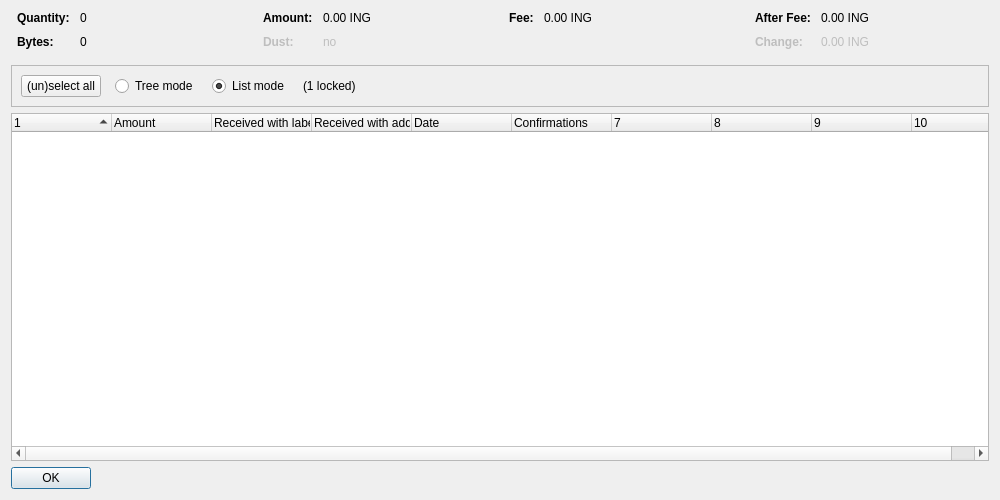
<?xml version="1.0" encoding="UTF-8"?>
<ui version="4.0">
 <class>CoinControlDialog</class>
 <widget class="QDialog" name="CoinControlDialog">
  <property name="geometry">
   <rect>
    <x>0</x>
    <y>0</y>
    <width>1000</width>
    <height>500</height>
   </rect>
  </property>
  <property name="windowTitle">
   <string>Coin Selection</string>
  </property>
  <layout class="QVBoxLayout" name="verticalLayout">
   <item>
    <layout class="QHBoxLayout" name="horizontalLayoutTop" stretch="0,0,0,0">
     <property name="topMargin">
      <number>0</number>
     </property>
     <property name="bottomMargin">
      <number>10</number>
     </property>
     <item>
      <layout class="QFormLayout" name="formLayoutCoinControl1">
       <property name="horizontalSpacing">
        <number>10</number>
       </property>
       <property name="verticalSpacing">
        <number>10</number>
       </property>
       <property name="leftMargin">
        <number>6</number>
       </property>
       <property name="rightMargin">
        <number>6</number>
       </property>
       <item row="0" column="0">
        <widget class="QLabel" name="labelCoinControlQuantityText">
         <property name="font">
          <font>
           <weight>75</weight>
           <bold>true</bold>
          </font>
         </property>
         <property name="text">
          <string>Quantity:</string>
         </property>
        </widget>
       </item>
       <item row="0" column="1">
        <widget class="QLabel" name="labelCoinControlQuantity">
         <property name="cursor">
          <cursorShape>IBeamCursor</cursorShape>
         </property>
         <property name="contextMenuPolicy">
          <enum>Qt::ActionsContextMenu</enum>
         </property>
         <property name="text">
          <string notr="true">0</string>
         </property>
         <property name="textInteractionFlags">
          <set>Qt::LinksAccessibleByMouse|Qt::TextSelectableByKeyboard|Qt::TextSelectableByMouse</set>
         </property>
        </widget>
       </item>
       <item row="1" column="0">
        <widget class="QLabel" name="labelCoinControlBytesText">
         <property name="font">
          <font>
           <weight>75</weight>
           <bold>true</bold>
          </font>
         </property>
         <property name="text">
          <string>Bytes:</string>
         </property>
        </widget>
       </item>
       <item row="1" column="1">
        <widget class="QLabel" name="labelCoinControlBytes">
         <property name="cursor">
          <cursorShape>IBeamCursor</cursorShape>
         </property>
         <property name="contextMenuPolicy">
          <enum>Qt::ActionsContextMenu</enum>
         </property>
         <property name="text">
          <string notr="true">0</string>
         </property>
         <property name="textInteractionFlags">
          <set>Qt::LinksAccessibleByMouse|Qt::TextSelectableByKeyboard|Qt::TextSelectableByMouse</set>
         </property>
        </widget>
       </item>
      </layout>
     </item>
     <item>
      <layout class="QFormLayout" name="formLayoutCoinControl2">
       <property name="horizontalSpacing">
        <number>10</number>
       </property>
       <property name="verticalSpacing">
        <number>10</number>
       </property>
       <property name="leftMargin">
        <number>6</number>
       </property>
       <property name="rightMargin">
        <number>6</number>
       </property>
       <item row="0" column="0">
        <widget class="QLabel" name="labelCoinControlAmountText">
         <property name="font">
          <font>
           <weight>75</weight>
           <bold>true</bold>
          </font>
         </property>
         <property name="text">
          <string>Amount:</string>
         </property>
        </widget>
       </item>
       <item row="0" column="1">
        <widget class="QLabel" name="labelCoinControlAmount">
         <property name="cursor">
          <cursorShape>IBeamCursor</cursorShape>
         </property>
         <property name="contextMenuPolicy">
          <enum>Qt::ActionsContextMenu</enum>
         </property>
         <property name="text">
          <string notr="true">0.00 ING</string>
         </property>
         <property name="textInteractionFlags">
          <set>Qt::LinksAccessibleByMouse|Qt::TextSelectableByKeyboard|Qt::TextSelectableByMouse</set>
         </property>
        </widget>
       </item>
       <item row="1" column="0">
        <widget class="QLabel" name="labelCoinControlLowOutputText">
         <property name="enabled">
          <bool>false</bool>
         </property>
         <property name="font">
          <font>
           <weight>75</weight>
           <bold>true</bold>
          </font>
         </property>
         <property name="text">
          <string>Dust:</string>
         </property>
        </widget>
       </item>
       <item row="1" column="1">
        <widget class="QLabel" name="labelCoinControlLowOutput">
         <property name="enabled">
          <bool>false</bool>
         </property>
         <property name="cursor">
          <cursorShape>IBeamCursor</cursorShape>
         </property>
         <property name="contextMenuPolicy">
          <enum>Qt::ActionsContextMenu</enum>
         </property>
         <property name="text">
          <string notr="true">no</string>
         </property>
         <property name="textInteractionFlags">
          <set>Qt::LinksAccessibleByMouse|Qt::TextSelectableByKeyboard|Qt::TextSelectableByMouse</set>
         </property>
        </widget>
       </item>
      </layout>
     </item>
     <item>
      <layout class="QFormLayout" name="formLayoutCoinControl3">
       <property name="horizontalSpacing">
        <number>10</number>
       </property>
       <property name="verticalSpacing">
        <number>10</number>
       </property>
       <property name="leftMargin">
        <number>6</number>
       </property>
       <property name="rightMargin">
        <number>6</number>
       </property>
       <item row="0" column="0">
        <widget class="QLabel" name="labelCoinControlFeeText">
         <property name="font">
          <font>
           <weight>75</weight>
           <bold>true</bold>
          </font>
         </property>
         <property name="text">
          <string>Fee:</string>
         </property>
        </widget>
       </item>
       <item row="0" column="1">
        <widget class="QLabel" name="labelCoinControlFee">
         <property name="cursor">
          <cursorShape>IBeamCursor</cursorShape>
         </property>
         <property name="contextMenuPolicy">
          <enum>Qt::ActionsContextMenu</enum>
         </property>
         <property name="text">
          <string notr="true">0.00 ING</string>
         </property>
         <property name="textInteractionFlags">
          <set>Qt::LinksAccessibleByMouse|Qt::TextSelectableByKeyboard|Qt::TextSelectableByMouse</set>
         </property>
        </widget>
       </item>
      </layout>
     </item>
     <item>
      <layout class="QFormLayout" name="formLayoutCoinControl4">
       <property name="horizontalSpacing">
        <number>10</number>
       </property>
       <property name="verticalSpacing">
        <number>10</number>
       </property>
       <property name="leftMargin">
        <number>6</number>
       </property>
       <property name="rightMargin">
        <number>6</number>
       </property>
       <item row="0" column="0">
        <widget class="QLabel" name="labelCoinControlAfterFeeText">
         <property name="font">
          <font>
           <weight>75</weight>
           <bold>true</bold>
          </font>
         </property>
         <property name="text">
          <string>After Fee:</string>
         </property>
        </widget>
       </item>
       <item row="0" column="1">
        <widget class="QLabel" name="labelCoinControlAfterFee">
         <property name="cursor">
          <cursorShape>IBeamCursor</cursorShape>
         </property>
         <property name="contextMenuPolicy">
          <enum>Qt::ActionsContextMenu</enum>
         </property>
         <property name="text">
          <string notr="true">0.00 ING</string>
         </property>
         <property name="textInteractionFlags">
          <set>Qt::LinksAccessibleByMouse|Qt::TextSelectableByKeyboard|Qt::TextSelectableByMouse</set>
         </property>
        </widget>
       </item>
       <item row="1" column="0">
        <widget class="QLabel" name="labelCoinControlChangeText">
         <property name="enabled">
          <bool>false</bool>
         </property>
         <property name="font">
          <font>
           <weight>75</weight>
           <bold>true</bold>
          </font>
         </property>
         <property name="text">
          <string>Change:</string>
         </property>
        </widget>
       </item>
       <item row="1" column="1">
        <widget class="QLabel" name="labelCoinControlChange">
         <property name="enabled">
          <bool>false</bool>
         </property>
         <property name="cursor">
          <cursorShape>IBeamCursor</cursorShape>
         </property>
         <property name="contextMenuPolicy">
          <enum>Qt::ActionsContextMenu</enum>
         </property>
         <property name="text">
          <string notr="true">0.00 ING</string>
         </property>
         <property name="textInteractionFlags">
          <set>Qt::LinksAccessibleByMouse|Qt::TextSelectableByKeyboard|Qt::TextSelectableByMouse</set>
         </property>
        </widget>
       </item>
      </layout>
     </item>
    </layout>
   </item>
   <item>
    <widget class="QFrame" name="frame">
     <property name="minimumSize">
      <size>
       <width>0</width>
       <height>40</height>
      </size>
     </property>
     <property name="frameShape">
      <enum>QFrame::StyledPanel</enum>
     </property>
     <property name="frameShadow">
      <enum>QFrame::Sunken</enum>
     </property>
     <layout class="QHBoxLayout" name="horizontalLayout">
      <item>
       <layout class="QHBoxLayout" name="horizontalLayoutPanel" stretch="0,0,0,0,0">
        <property name="spacing">
         <number>14</number>
        </property>
        <item>
         <widget class="QPushButton" name="pushButtonSelectAll">
          <property name="sizePolicy">
           <sizepolicy hsizetype="Maximum" vsizetype="Fixed">
            <horstretch>0</horstretch>
            <verstretch>0</verstretch>
           </sizepolicy>
          </property>
          <property name="text">
           <string>(un)select all</string>
          </property>
          <property name="autoDefault">
           <bool>false</bool>
          </property>
         </widget>
        </item>
        <item>
         <widget class="QRadioButton" name="radioTreeMode">
          <property name="sizePolicy">
           <sizepolicy hsizetype="Maximum" vsizetype="Fixed">
            <horstretch>0</horstretch>
            <verstretch>0</verstretch>
           </sizepolicy>
          </property>
          <property name="text">
           <string>Tree mode</string>
          </property>
         </widget>
        </item>
        <item>
         <widget class="QRadioButton" name="radioListMode">
          <property name="sizePolicy">
           <sizepolicy hsizetype="Maximum" vsizetype="Fixed">
            <horstretch>0</horstretch>
            <verstretch>0</verstretch>
           </sizepolicy>
          </property>
          <property name="text">
           <string>List mode</string>
          </property>
          <property name="checked">
           <bool>true</bool>
          </property>
         </widget>
        </item>
        <item>
         <widget class="QLabel" name="labelLocked">
          <property name="text">
           <string notr="true">(1 locked)</string>
          </property>
         </widget>
        </item>
        <item>
         <spacer name="horizontalSpacer">
          <property name="orientation">
           <enum>Qt::Horizontal</enum>
          </property>
          <property name="sizeHint" stdset="0">
           <size>
            <width>40</width>
            <height>20</height>
           </size>
          </property>
         </spacer>
        </item>
       </layout>
      </item>
     </layout>
    </widget>
   </item>
   <item>
    <widget class="CoinControlTreeWidget" name="treeWidget">
     <property name="contextMenuPolicy">
      <enum>Qt::CustomContextMenu</enum>
     </property>
     <property name="sortingEnabled">
      <bool>false</bool>
     </property>
     <property name="columnCount">
      <number>10</number>
     </property>
     <attribute name="headerShowSortIndicator" stdset="0">
      <bool>true</bool>
     </attribute>
     <attribute name="headerStretchLastSection">
      <bool>false</bool>
     </attribute>
     <column>
      <property name="text">
       <string/>
      </property>
     </column>
     <column>
      <property name="text">
       <string>Amount</string>
      </property>
     </column>
     <column>
      <property name="text">
       <string>Received with label</string>
      </property>
     </column>
     <column>
      <property name="text">
       <string>Received with address</string>
      </property>
     </column>
     <column>
      <property name="text">
       <string>Date</string>
      </property>
     </column>
     <column>
      <property name="text">
       <string>Confirmations</string>
      </property>
      <property name="toolTip">
       <string>Confirmed</string>
      </property>
     </column>
     <column>
      <property name="text">
       <string/>
      </property>
     </column>
     <column>
      <property name="text">
       <string/>
      </property>
     </column>
     <column>
      <property name="text">
       <string/>
      </property>
     </column>
     <column>
      <property name="text">
       <string/>
      </property>
     </column>
    </widget>
   </item>
   <item>
    <widget class="QDialogButtonBox" name="buttonBox">
     <property name="sizePolicy">
      <sizepolicy hsizetype="Maximum" vsizetype="Fixed">
       <horstretch>0</horstretch>
       <verstretch>0</verstretch>
      </sizepolicy>
     </property>
     <property name="orientation">
      <enum>Qt::Horizontal</enum>
     </property>
     <property name="standardButtons">
      <set>QDialogButtonBox::Ok</set>
     </property>
    </widget>
   </item>
  </layout>
 </widget>
 <customwidgets>
  <customwidget>
   <class>CoinControlTreeWidget</class>
   <extends>QTreeWidget</extends>
   <header>coincontroltreewidget.h</header>
  </customwidget>
 </customwidgets>
 <resources/>
 <connections/>
</ui>
